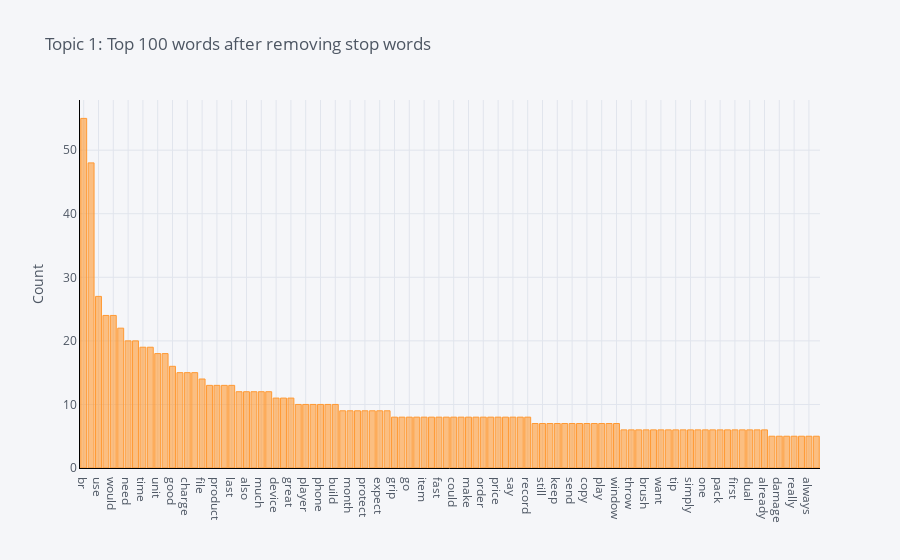

Notebook source saved alongside this figure:
### Markdown cell above
## Frequency Distribution of Topic 1

### Code cell
plot_model(lda2, plot = 'frequency', topic_num = 'Topic 1')

### Figure 1 — Plotly figure (JSON) as saved in the notebook; plotly's stock layout.template omitted (floating-point values rounded to 4 significant figures)
{"data": [{"marker": {"color": "rgba(255, 153, 51, 0.6)", "line": {"color": "rgba(255, 153, 51, 1.0)", "width": 1}}, "name": "count", "orientation": "v", "text": "", "type": "bar", "x": ["br", "buy", "use", "get", "would", "plug", "need", "computer", "time", "well", "unit", "work", "good", "travel", "charge", "battery", "file", "power", "product", "long", "last", "quality", "also", "year", "much", "sound", "device", "come", "great", "new", "player", "hold", "phone", "take", "build", "many", "month", "fit", "protect", "find", "expect", "machine", "grip", "headphone", "go", "hour", "item", "game", "fast", "even", "could", "away", "make", "small", "order", "thank", "price", "purchase", "say", "recommend", "record", "return", "still", "charger", "keep", "enough", "send", "may", "copy", "playback", "play", "version", "window", "button", "throw", "cable", "brush", "turn", "want", "choice", "tip", "ear", "simply", "replacement", "one", "holder", "pack", "port", "first", "replace", "dual", "driver", "already", "far", "damage", "capacity", "really", "else", "always", "service"], "y": [55, 48, 27, 24, 24, 22, 20, 20, 19, 19, 18, 18, 16, 15, 15, 15, 14, 13, 13, 13, 13, 12, 12, 12, 12, 12, 11, 11, 11, 10, 10, 10, 10, 10, 10, 9, 9, 9, 9, 9, 9, 9, 8, 8, 8, 8, 8, 8, 8, 8, 8, 8, 8, 8, 8, 8, 8, 8, 8, 8, 8, 7, 7, 7, 7, 7, 7, 7, 7, 7, 7, 7, 7, 6, 6, 6, 6, 6, 6, 6, 6, 6, 6, 6, 6, 6, 6, 6, 6, 6, 6, 6, 6, 5, 5, 5, 5, 5, 5, 5]}], "layout": {"legend": {"bgcolor": "#F5F6F9", "font": {"color": "#4D5663"}}, "paper_bgcolor": "#F5F6F9", "plot_bgcolor": "#F5F6F9", "title": {"font": {"color": "#4D5663"}, "text": "Topic 1: Top 100 words after removing stop words"}, "xaxis": {"gridcolor": "#E1E5ED", "linecolor": "black", "showgrid": true, "tickfont": {"color": "#4D5663"}, "title": {"font": {"color": "#4D5663"}, "text": ""}, "zerolinecolor": "#E1E5ED"}, "yaxis": {"gridcolor": "#E1E5ED", "linecolor": "black", "showgrid": true, "tickfont": {"color": "#4D5663"}, "title": {"font": {"color": "#4D5663"}, "text": "Count"}, "zerolinecolor": "#E1E5ED"}}}
